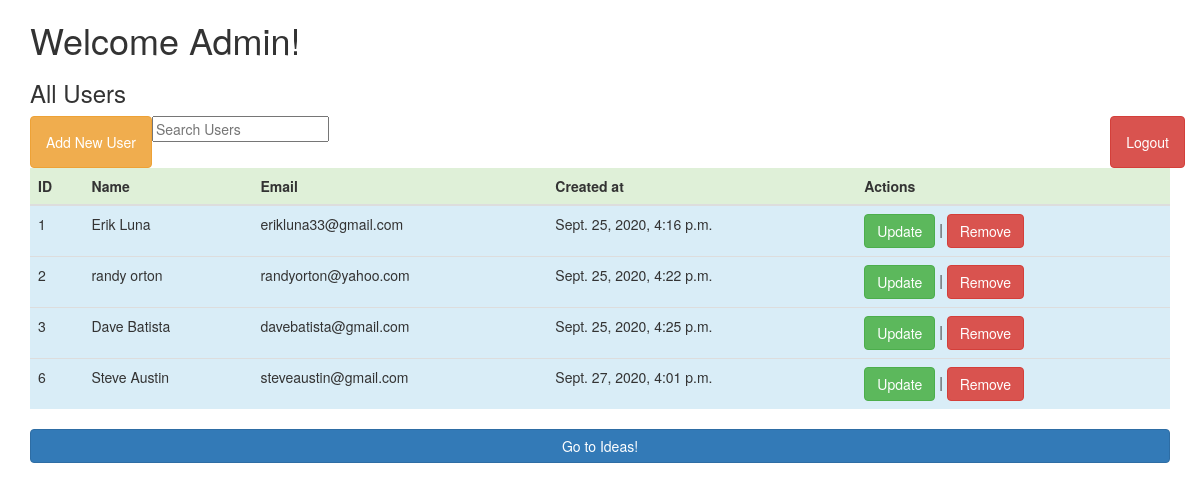
The page /dashboard (signed in) on the database as committed earlier.
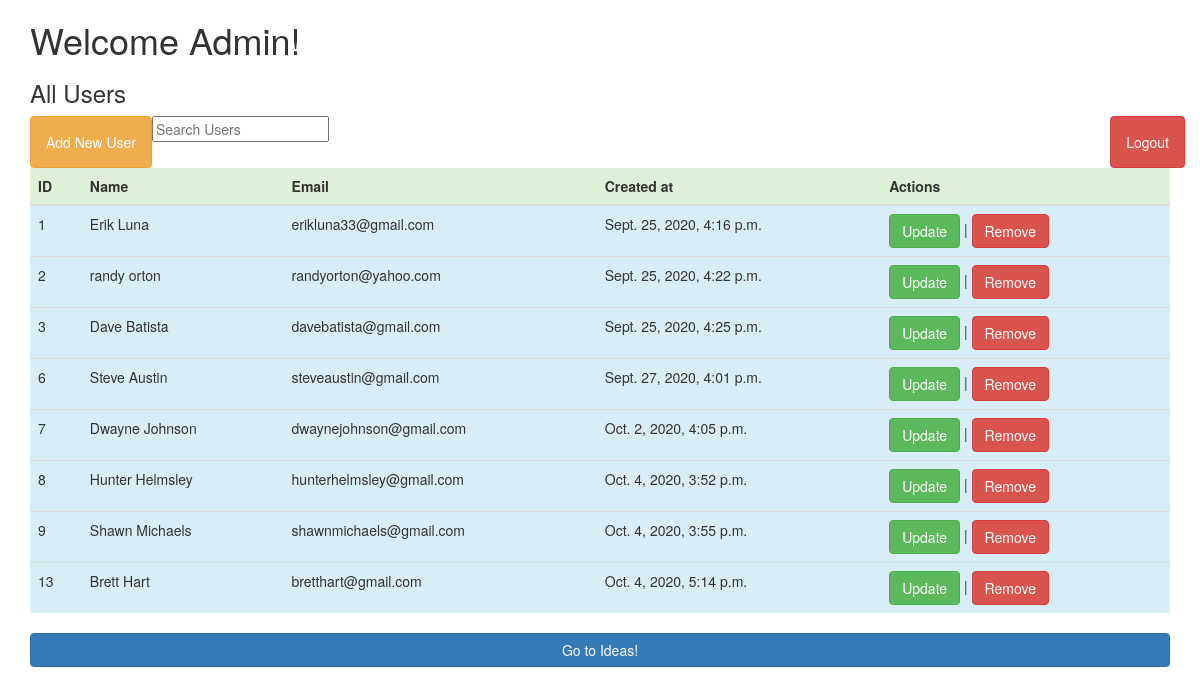
The same page on the database as committed later.
### app_one/models.py (models this page shows)
class User(models.Model):
    first_name = models.CharField(max_length=255)
    last_name = models.CharField(max_length=255)
    email = models.CharField(max_length=255)
    password = models.CharField(max_length=60)
    user_level = models.IntegerField()
    created_at = models.DateTimeField(auto_now_add=True)
    updated_at = models.DateTimeField(auto_now=True)
    objects = UserManager()

### app_one/views.py (the view)
# urls.py: path('dashboard', views.dashboard),
def dashboard(request):
    if 'user_id' not in request.session:
        return redirect('/')
    user = User.objects.filter(id=request.session['user_id'])
    if not user:
        return redirect('/')
    context = {
        'all_users': User.objects.all(),
    }
    if user[0].user_level !=9:
        return render(request,'dashboard.html', context)
    else:
        return render(request,'dashboard_admin.html', context)

### app_one/templates/dashboard_admin.html (shortened to what this page needs)
<!DOCTYPE html>
<html lang="en">
<head>
    <link rel="stylesheet" href="https://maxcdn.bootstrapcdn.com/bootstrap/3.4.1/css/bootstrap.min.css">
</head>
<body>
    <div class="container">
    <h1>Welcome Admin!</h1>
    <h3>All Users</h3>
    <ul class="nav navbar-nav">
        <li><a href="/add_user_page" class="btn btn-warning">Add New User</a></li>
    </ul>
    <ul class="nav navbar-nav navbar-right">
        <li><a href="/logout" class="btn btn-danger">Logout</a></li>
    </ul>
    <input id="myInput" type="text" placeholder="Search Users">
    <table class="table">
        <thead>
            <tr class="success">
                <th>ID</th>
                <th>Name</th>
                <th>Email</th>
                <th>Created at</th>
                <th>Actions</th>
            </tr>
        </thead>
        <tbody id="myTable">
            {% for user in all_users %}
            <tr class="info">
                <td>{{ user.id }}</td>
                <td>{{ user.first_name }} {{ user.last_name }}</a></td>
                <td>{{ user.email }}</td>
                <td>{{ user.created_at }}</td>
                <td><a href="/user/update/{{user.id}}" class="btn btn-success" role="button">Update</a> | <a href="/delete/{{user.id}}" class="btn btn-danger">Remove</a></td>
            </tr>
            {% endfor %}
        </tbody>
    </table>
    <a href="/ideas" class="btn btn-primary btn-block">Go to Ideas!</a>
    </div>
</body>
</html>

Rows that differ between the two databases and show on the page:
added User: id "7", first_name "Dwayne", last_name "Johnson", email "dwaynejohnson@gmail.com", created_at "Oct. 2, 2020, 4:05 p.m."
added User: id "8", first_name "Hunter", last_name "Helmsley", email "hunterhelmsley@gmail.com", created_at "Oct. 4, 2020, 3:52 p.m."
added User: id "9", first_name "Shawn", last_name "Michaels", email "shawnmichaels@gmail.com", created_at "Oct. 4, 2020, 3:55 p.m."
added User: id "13", first_name "Brett", last_name "Hart", email "bretthart@gmail.com", created_at "Oct. 4, 2020, 5:14 p.m."
